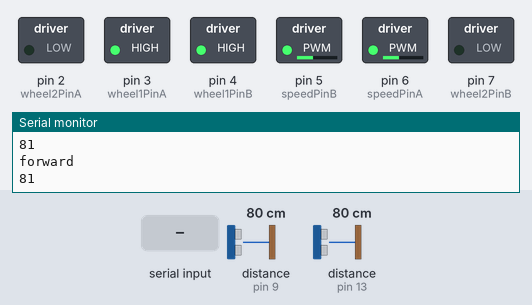
Bench run of a sketch on a simulated Arduino Uno, built with avr-gcc and run on an emulated ATmega328P. Parts: switched loads named in the sketch (green lamp = pin HIGH), the last lines printed to the serial monitor. Inputs (shaded band) come from the test bench; at power-on: distance to the obstacle (sensors on pin 9, pin 13) 80 cm. The echo pulse lasts 58.3 µs per cm.

Above: at 1.2 s.
1.3 s: distance to the obstacle (sensor on pin 9) set to 21 cm
2.8 s: distance to the obstacle (sensor on pin 9) set to 18 cm
At 3.9 s:
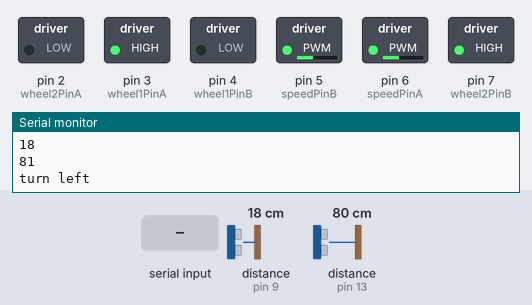
4.3 s: "0\n" received over the second serial link
At 5.7 s:
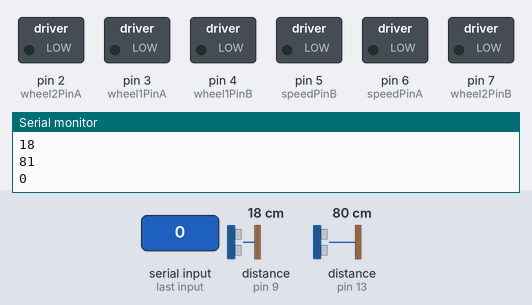
Timing chart, 0 to 7.3 s (numbered marks = the images above; inputs shaded):
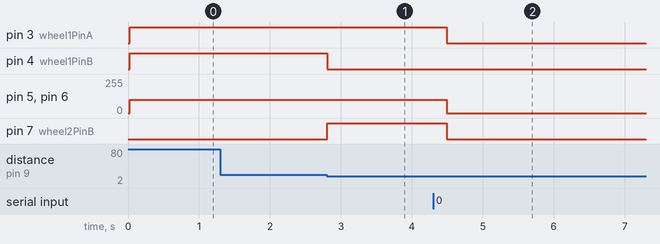

Measured:
- the behaviour switches between 20 and 19 cm on distance to the obstacle (sensor on pin 9) (found by bisection; images 0 and 1)
- after the input at 2.8 s, pin 4 (wheel1PinB): HIGH → LOW at once; pin 7 (wheel2PinB): LOW → HIGH at once
- after the input at 4.3 s, pin 3 (wheel1PinA), pin 7 (wheel2PinB): HIGH → LOW after 0.19 s; pin 5 (speedPinB), pin 6 (speedPinA): 100/255 → 0/255 after 0.19 s

The sketch:

car.ino
```cpp
#include <NewPing.h>
#include <SoftwareSerial.h>
SoftwareSerial ArduinoSerial(0,1); // RX | TX

//motor pin A
int wheel1PinA = 3;
int wheel2PinA = 2;
int speedPinA = 6;
//motor pin B
int wheel1PinB = 4;
int wheel2PinB = 7;
int speedPinB = 5;
int SPEED = 100;  // speed car
//NewPing sonar(TRIGGER_PIN, ECHO_PIN, MAX_DISTANCE);
NewPing sonar_right(12, 13,100);
NewPing sonar_left(8,9,100);

void setup() {
  Serial.begin(9600);
  ArduinoSerial.begin(57600);
  pinMode(wheel1PinA,OUTPUT);
  pinMode(wheel2PinA,OUTPUT);
  pinMode(speedPinA,OUTPUT);
  pinMode(wheel1PinB,OUTPUT);
  pinMode(wheel2PinB,OUTPUT);
  pinMode(speedPinB,OUTPUT);
}

void loop() {
  Serial.println(sonar_left.ping_cm());
  Serial.println(sonar_right.ping_cm());
  // left
    while(ArduinoSerial.available() > 0){
        int detect = ArduinoSerial.parseInt();

        if(ArduinoSerial.read() == '\n'){
           Serial.println(detect);
           if(detect == 0){
            analogWrite(speedPinA, 0);
            digitalWrite(wheel1PinA, LOW);
            digitalWrite(wheel2PinA, LOW);
            analogWrite(speedPinB, 0);
            digitalWrite(wheel1PinB, LOW);
            digitalWrite(wheel2PinB, LOW);
            delay(60000);
    }
        }
  }
  if((sonar_left.ping_cm()<20 && sonar_left.ping_cm()!=0)|| (sonar_right.ping_cm()<20 && sonar_right.ping_cm()!=0)){
      analogWrite(speedPinA, SPEED);
      digitalWrite(wheel1PinA, HIGH);
      digitalWrite(wheel2PinA, LOW);
      analogWrite(speedPinB, SPEED);
      digitalWrite(wheel1PinB, LOW);
      digitalWrite(wheel2PinB, HIGH);
      Serial.println("turn left");
      delay(550);
    }

    //forward
   else{
      analogWrite(speedPinA, SPEED);
      digitalWrite(wheel1PinA, HIGH);
      digitalWrite(wheel2PinA, LOW);
      analogWrite(speedPinB, SPEED);
      digitalWrite(wheel1PinB, HIGH);
      digitalWrite(wheel2PinB, LOW);
      Serial.println("forward");
    }
}
```
